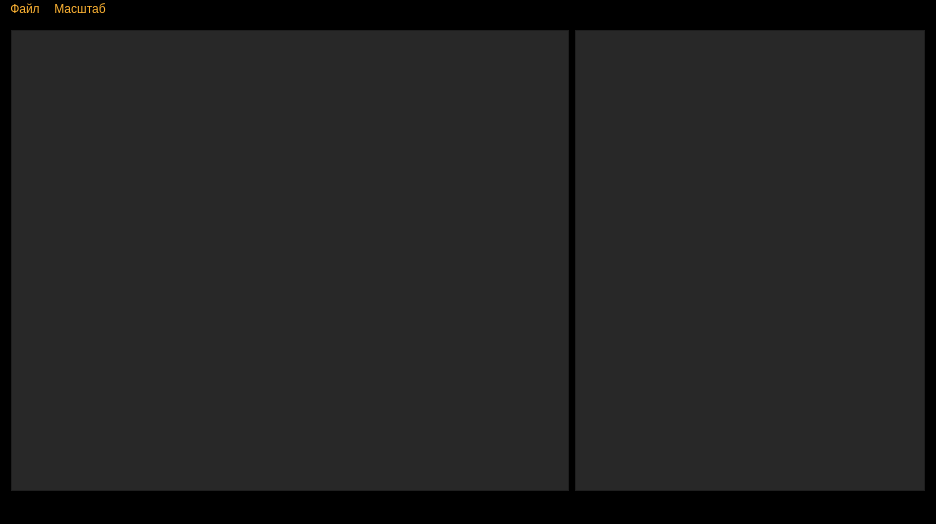
<?xml version="1.0" encoding="UTF-8"?>
<ui version="4.0">
 <class>MainWindow</class>
 <widget class="QMainWindow" name="MainWindow">
  <property name="geometry">
   <rect>
    <x>0</x>
    <y>0</y>
    <width>936</width>
    <height>524</height>
   </rect>
  </property>
  <property name="windowTitle">
   <string>ImageViewer</string>
  </property>
  <property name="styleSheet">
   <string notr="true">background-color: rgb(0, 0, 0);
color: rgb(255, 180, 51);</string>
  </property>
  <widget class="QWidget" name="centralWidget">
   <layout class="QHBoxLayout" name="horizontalLayout">
    <item>
     <widget class="QScrollArea" name="scrollArea">
      <property name="styleSheet">
       <string notr="true">background-color: rgb(40, 40, 40);
color: rgb(255, 255, 255);</string>
      </property>
      <property name="widgetResizable">
       <bool>true</bool>
      </property>
      <widget class="QWidget" name="scrollAreaWidgetContents">
       <property name="geometry">
        <rect>
         <x>0</x>
         <y>0</y>
         <width>555</width>
         <height>450</height>
        </rect>
       </property>
      </widget>
     </widget>
    </item>
    <item>
     <widget class="QListWidget" name="listWidget">
      <property name="sizePolicy">
       <sizepolicy hsizetype="Fixed" vsizetype="Expanding">
        <horstretch>0</horstretch>
        <verstretch>0</verstretch>
       </sizepolicy>
      </property>
      <property name="minimumSize">
       <size>
        <width>350</width>
        <height>0</height>
       </size>
      </property>
      <property name="maximumSize">
       <size>
        <width>200</width>
        <height>16777215</height>
       </size>
      </property>
      <property name="styleSheet">
       <string notr="true">background-color: rgb(40, 40, 40);
color: rgb(255, 180, 51);
selection-color: rgb(255, 0, 4);
selection-background-color: rgb(0, 255, 21);
alternate-background-color: rgb(50, 35, 255);
gridline-color: rgb(255, 47, 255);</string>
      </property>
      <property name="dragEnabled">
       <bool>false</bool>
      </property>
      <property name="dragDropMode">
       <enum>QAbstractItemView::NoDragDrop</enum>
      </property>
      <property name="defaultDropAction">
       <enum>Qt::CopyAction</enum>
      </property>
      <property name="iconSize">
       <size>
        <width>50</width>
        <height>30</height>
       </size>
      </property>
      <property name="viewMode">
       <enum>QListView::ListMode</enum>
      </property>
     </widget>
    </item>
   </layout>
  </widget>
  <widget class="QMenuBar" name="menuBar">
   <property name="geometry">
    <rect>
     <x>0</x>
     <y>0</y>
     <width>936</width>
     <height>25</height>
    </rect>
   </property>
   <widget class="QMenu" name="menu">
    <property name="title">
     <string>Файл</string>
    </property>
    <addaction name="action"/>
    <addaction name="action_3"/>
   </widget>
   <widget class="QMenu" name="menu_2">
    <property name="title">
     <string>Масштаб</string>
    </property>
    <addaction name="action_4"/>
    <addaction name="action_5"/>
    <addaction name="action_6"/>
    <addaction name="action_7"/>
   </widget>
   <addaction name="menu"/>
   <addaction name="menu_2"/>
  </widget>
  <widget class="QStatusBar" name="statusBar"/>
  <action name="action">
   <property name="text">
    <string>Открыть</string>
   </property>
  </action>
  <action name="action_3">
   <property name="text">
    <string>Выход</string>
   </property>
  </action>
  <action name="action_4">
   <property name="text">
    <string>Больше</string>
   </property>
   <property name="shortcut">
    <string>Ctrl+1</string>
   </property>
  </action>
  <action name="action_5">
   <property name="text">
    <string>Меньше</string>
   </property>
   <property name="shortcut">
    <string>Ctrl+2</string>
   </property>
  </action>
  <action name="action_6">
   <property name="text">
    <string>Оригинал</string>
   </property>
   <property name="shortcut">
    <string>Ctrl+3</string>
   </property>
  </action>
  <action name="action_7">
   <property name="text">
    <string>Подогнать размер</string>
   </property>
   <property name="shortcut">
    <string>Ctrl+4</string>
   </property>
  </action>
 </widget>
 <layoutdefault spacing="6" margin="11"/>
 <resources/>
 <connections/>
</ui>
